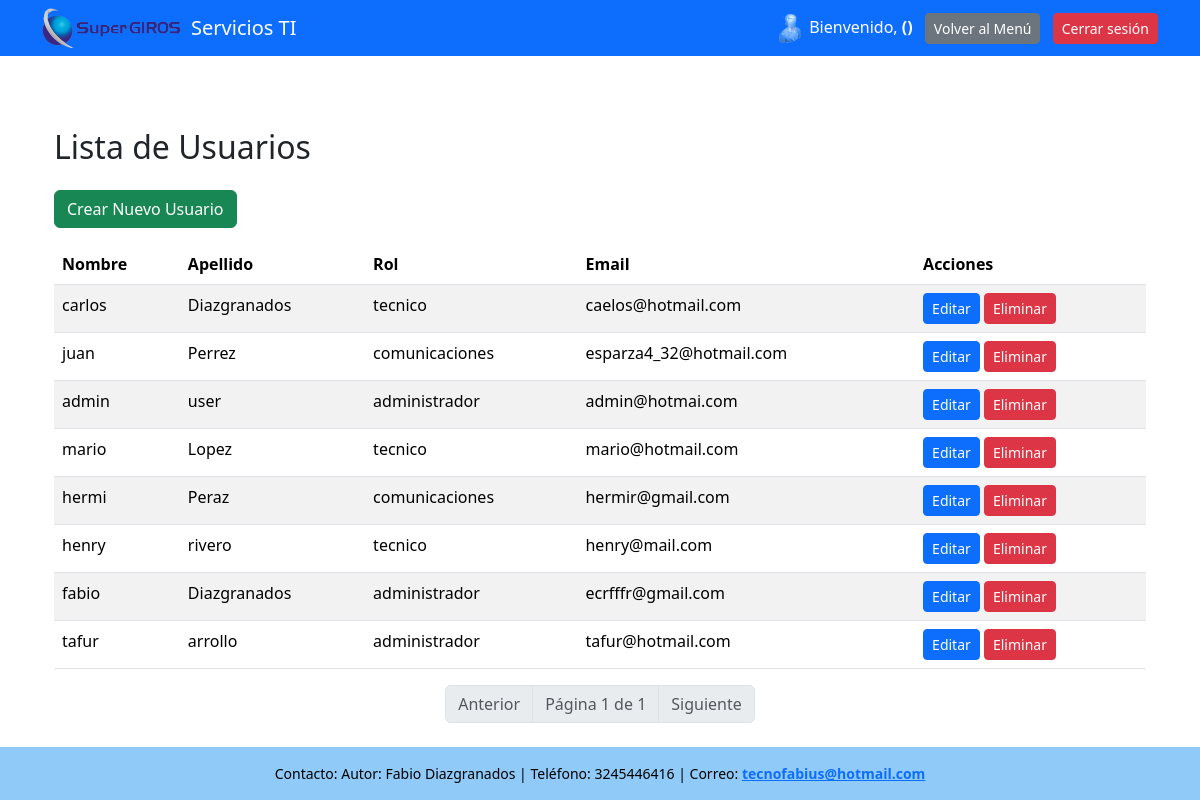
Before: /usuarios/ (signed in) with the older database file.
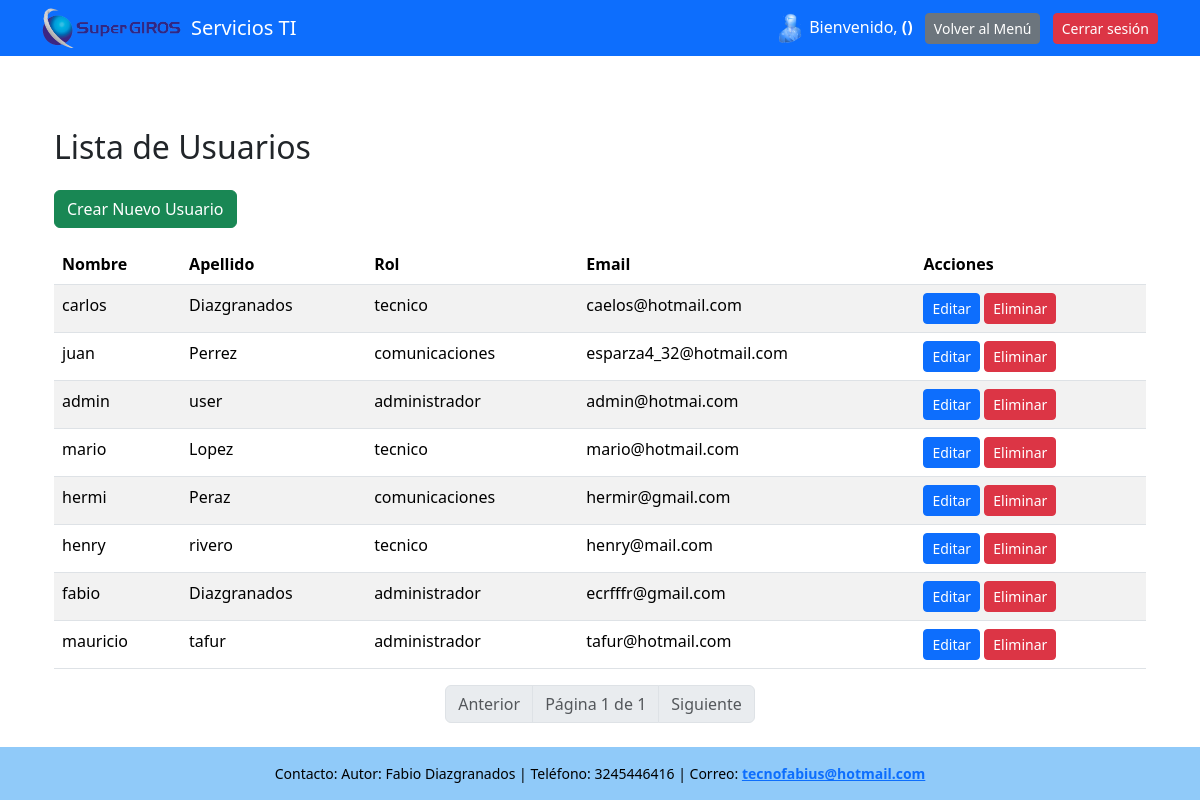
After: the same page with the newer database file.
### servicios_ti/models.py (models this page shows, shortened)
class Usuario(models.Model):
    ROLES = [
        ('administrador', 'Administrador'),
        ('tecnico', 'Técnico'),
        ('comunicaciones', 'Comunicaciones')
    ]
    nombre_usuario= models.CharField(max_length=100)
    apellido = models.CharField(max_length=100)
    rol = models.CharField(max_length=50, choices=ROLES)
    password_usuario = models.CharField(max_length=20)
    email = models.EmailField('correo electrónico', unique=True)
    USERNAME_FIELD = 'nombre_usuario'
    REQUIRED_FIELDS = ['username', 'nombre_completo', 'rol']

### servicios_ti/views.py (the view)
# urls.py: path('usuarios/', views.lista_usuarios, name='lista_usuarios'),
def lista_usuarios(request):
    if 'usuario_id' not in request.session:
        return redirect('login')
    usuarios = Usuario.objects.all()
    paginator = Paginator(usuarios, 10)  # 10 por página
    page_number = request.GET.get('page')
    page_obj = paginator.get_page(page_number)
    return render(request, 'lista_usuarios.html', {'page_obj': page_obj})

### servicios_ti/templates/lista_usuarios.html
{% extends "base.html" %}
{% block content %}
<div class="container mt-5">
    <h2 class="mb-4">Lista de Usuarios</h2>
    <div class="d-flex justify-content-between mb-3">
        <a href="{% url 'crear_usuario' %}" class="btn btn-success">Crear Nuevo Usuario</a>
    </div>
    <table class="table table-striped">
        <thead>
        <tr>
            <th>Nombre</th>
            <th>Apellido</th>
            <th>Rol</th>
            <th>Email</th>
            <th>Acciones</th>
        </tr>
        </thead>
        <tbody>
        {% for usuario in page_obj %}
        <tr>
            <td>{{ usuario.nombre_usuario }}</td>
            <td>{{ usuario.apellido }}</td>
            <td>{{ usuario.rol }}</td>
            <td>{{ usuario.email }}</td>
            <td>
                <a href="{% url 'editar_usuario' usuario.id %}" class="btn btn-primary btn-sm">Editar</a>
                <a href="{% url 'eliminar_usuario' usuario.id %}" class="btn btn-danger btn-sm">Eliminar</a>
            </td>
        </tr>
        {% empty %}
        <tr><td colspan="5">No hay usuarios registrados.</td></tr>
        {% endfor %}
        </tbody>
    </table>
    <nav>
        <ul class="pagination justify-content-center">
            {% if page_obj.has_previous %}
                <li class="page-item">
                    <a class="page-link" href="?page={{ page_obj.previous_page_number }}">Anterior</a>
                </li>
            {% else %}
                <li class="page-item disabled"><span class="page-link">Anterior</span></li>
            {% endif %}
            <li class="page-item disabled">
                <span class="page-link">Página {{ page_obj.number }} de {{ page_obj.paginator.num_pages }}</span>
            </li>
            {% if page_obj.has_next %}
                <li class="page-item">
                    <a class="page-link" href="?page={{ page_obj.next_page_number }}">Siguiente</a>
                </li>
            {% else %}
                <li class="page-item disabled"><span class="page-link">Siguiente</span></li>
            {% endif %}
        </ul>
    </nav>
</div>
{% endblock %}

Changed rows visible on the page:
removed Usuario: nombre_usuario "tafur", apellido "arrollo", rol "administrador", email "tafur@hotmail.com"
added Usuario: nombre_usuario "mauricio", apellido "tafur", rol "administrador", email "tafur@hotmail.com"
